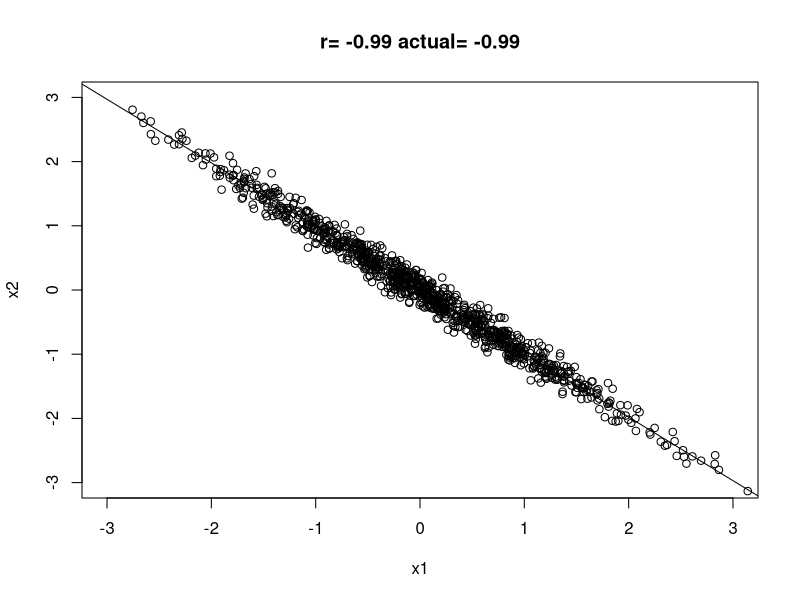
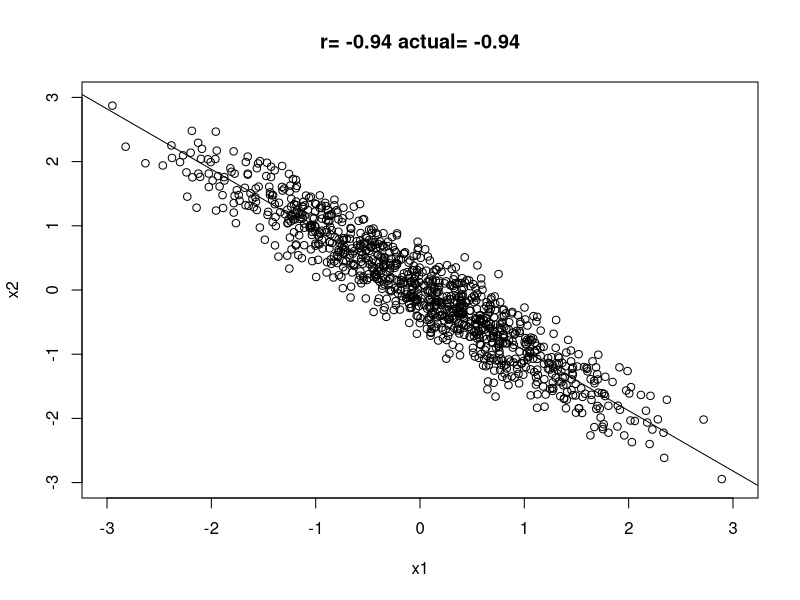
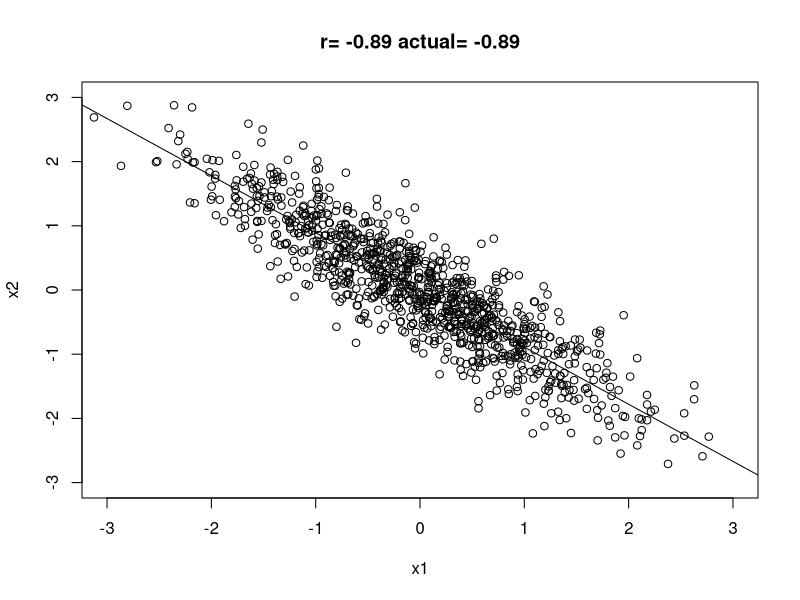
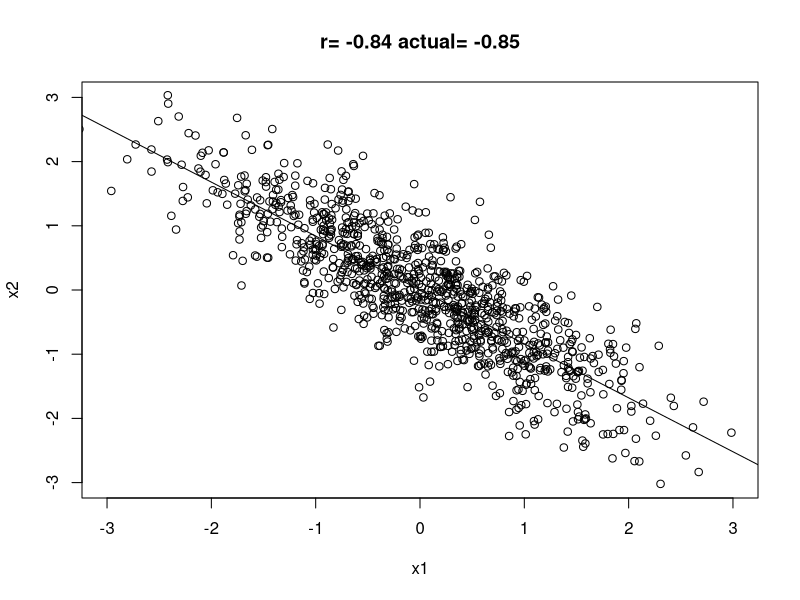
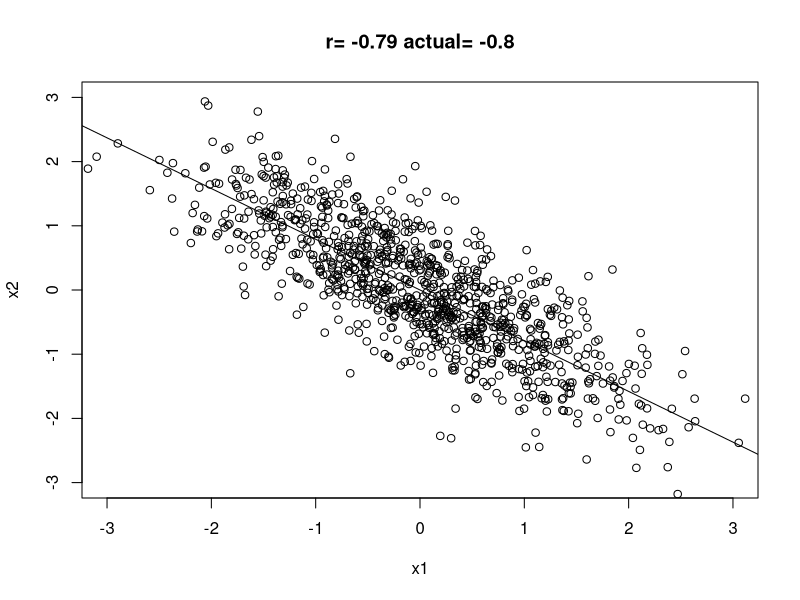
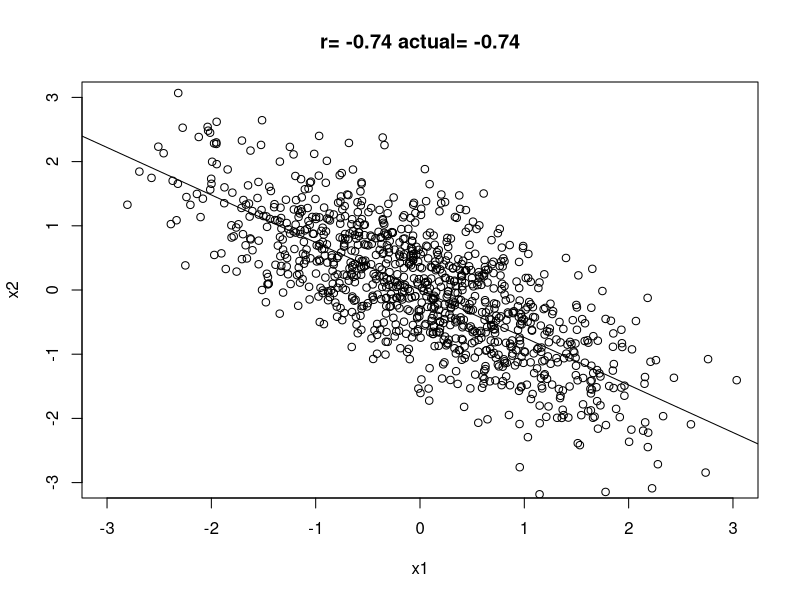
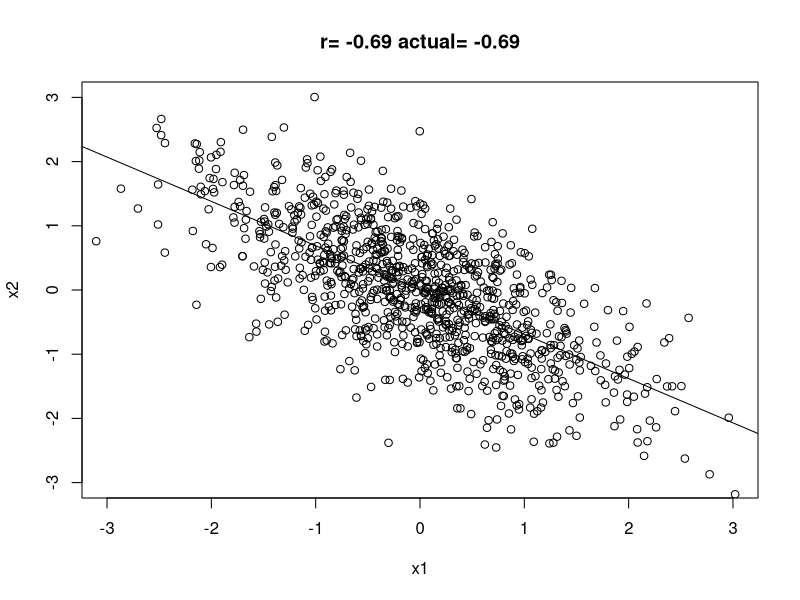
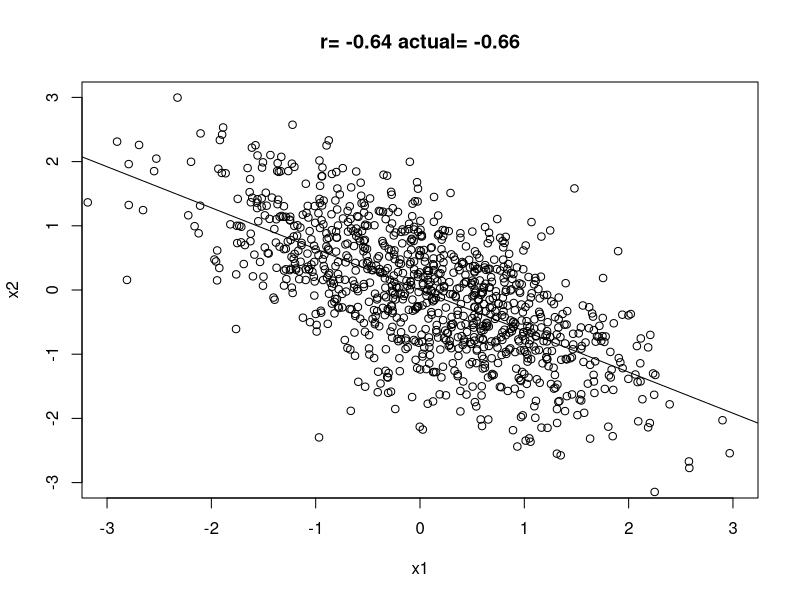

The R script that drew these images, in order: (Note: this script raises an error after producing the figures.)
### --------------------------------------------------
### Corr example
### --------------------------------------------------


### --------------------------------------------------
### Libraries
### --------------------------------------------------
library(tidyverse)
library(gganimate)
library(transformr)

theme_set(theme_minimal())

### --------------------------------------------------
### No school like the old school
### --------------------------------------------------

### Direct! Quick! I'd do it this way myself if I
### really had no interest in keeping the data or
### saving any of the plots etc etc

r <- seq(-.99, .99, by=.05)

for(i in 1:length(r)){

  u <- matrix(rnorm(2000,0,1), 1000, 2)
  x <- u%*%chol(matrix(c(1, r[i], r[i], 1), 2, 2))

  plot(x[,1], x[,2], xlim=c(-3,3), ylim=c(-3,3),
       xlab="x1", ylab="x2",
       main=paste("r=",round(r[i],2),"actual=", round(cor(x)[1,2],2)))

  abline(0,r[i])

  Sys.sleep(.2)

}

### --------------------------------------------------
### Meanwhile in Tidytown
### --------------------------------------------------

## There's more than one way to do approach it.


### --------------------------------------------------
### 1. Imitating base R a bit
### --------------------------------------------------

## One option is to stick closely to the base
## version, even though ggplot isn't really
## designed for faking animation by repeatedly
## drawing to a live graphics device. Here's
## half a step away from that. The main difference
## is that instead of a loop we use map() to
## feed our vector of r values to functions,
## and we save the data before graphing it.

## A function to make one matrix of data
## Same as Scott's version except we have an
## extra line to convert it to a tibble (a data frame)
## while not being loud about it.
gen_dat <- function(r) {
  u <- matrix(rnorm(2000,0,1), 1000, 2)
  x <- u %*% chol(matrix(c(1, r, r, 1), 2, 2))
  suppressMessages(as_tibble(x, .name_repair = "universal")) %>%
    rename(x = ...1, y = ...2)
}

## Start with a one-column tibble (a data frame) of correlation values
dat <- tibble(r = seq(-.99, .99, by=.01))

## Generate the data
out <- dat %>%
  mutate(ind = seq_along(r)) %>%
  group_by(r) %>%
  mutate(data = map(r, gen_dat),
         actual = map_dbl(data, ~ cor(.$x, .$y)))

## Animate it
p <- out %>%
  unnest(cols = c(data)) %>%
  group_by(ind) %>%
  ggplot(mapping = aes(x = x, y = y, group = ind)) +
  geom_point(pch = 1, color = "gray40") +
  geom_abline(mapping = aes(intercept = 0, slope = r),
              size = 1.1,
              color = "firebrick") +
  scale_x_continuous(limits = c(-3, 3)) +
  scale_y_continuous(limits = c(-3, 3)) +
  transition_manual(ind) +
  labs(x = "x1",
       y = "x2",
       title = "r = {round(out$r[as.integer(current_frame)], 2)},
                actual = {round(out$actual[as.integer(current_frame)], 2)}")

## Save to a single file
animate(p, fps = 25, duration = 30,
        width = 400, height = 400,
        renderer = gifski_renderer(file = "figures/cor.gif"))


### --------------------------------------------------
### 2. Other things we might do
### --------------------------------------------------

## Here the idea is to tidily save all the plots as objects alongside the table of data
## and figure out what to do with them later.
## I'll repeat some code from above here, so that it's self-contained.

## A function to make one matrix of data
## and quietly convert it to a tibble
gen_dat <- function(r) {
  u <- matrix(rnorm(2000,0,1), 1000, 2)
  x <- u %*% chol(matrix(c(1, r, r, 1), 2, 2))
  suppressMessages(as_tibble(x, .name_repair = "universal")) %>%
    rename(x = ...1, y = ...2)
}

## A function that returns a specific plot as an object
gen_plot <- function(.x, slp = r) {
  corval <- round(cor(.x$x, .x$y), 2)
  p <- ggplot(data = .x,
              mapping = aes(x = x, y = y)) +
    geom_point() +
    geom_abline(mapping = aes(intercept = 0,
                              slope = slp),
                color = "orange",
                size = 1.1) +
    labs(x = "x1",
         y = "x2",
         title = paste("Actual =", corval))
  p
}

## A function to print a plot and wait
show_plot <- function(x, sleep = .2){
  print(x)
  Sys.sleep(sleep)
}

## Now we can generate a sequence of r values ...
## We round to avoid the horrors of double precision math errors
## when filtering
dat <- tibble(r = round(seq(-.99, .99, by=.01), 2))

## ... and use map() to feed the functions to each r value, generating
## a list column of simulated data and a list column of plots.
out <- dat %>%
  mutate(data = map(r, gen_dat),
         imgs = map2(data, r, gen_plot))

## Look what we hath wrought
out

## Look at any particular plot
out %>%
  filter(r == 0.62) %>%
  pull(imgs) %>%
  show_plot()

## Or print them all to the graphics device
## Launch an x11() or quartz() window first
## This is ugly and slow though
show_plot(out$imgs)

## Or save them all out to individual files, to look at later
## or process with imagemagick or whatever
## It's map2() and not map() here because we have two things to do
map2(paste0("figures/cors/r_", out$r, ".png"), out$imgs, ggsave)
